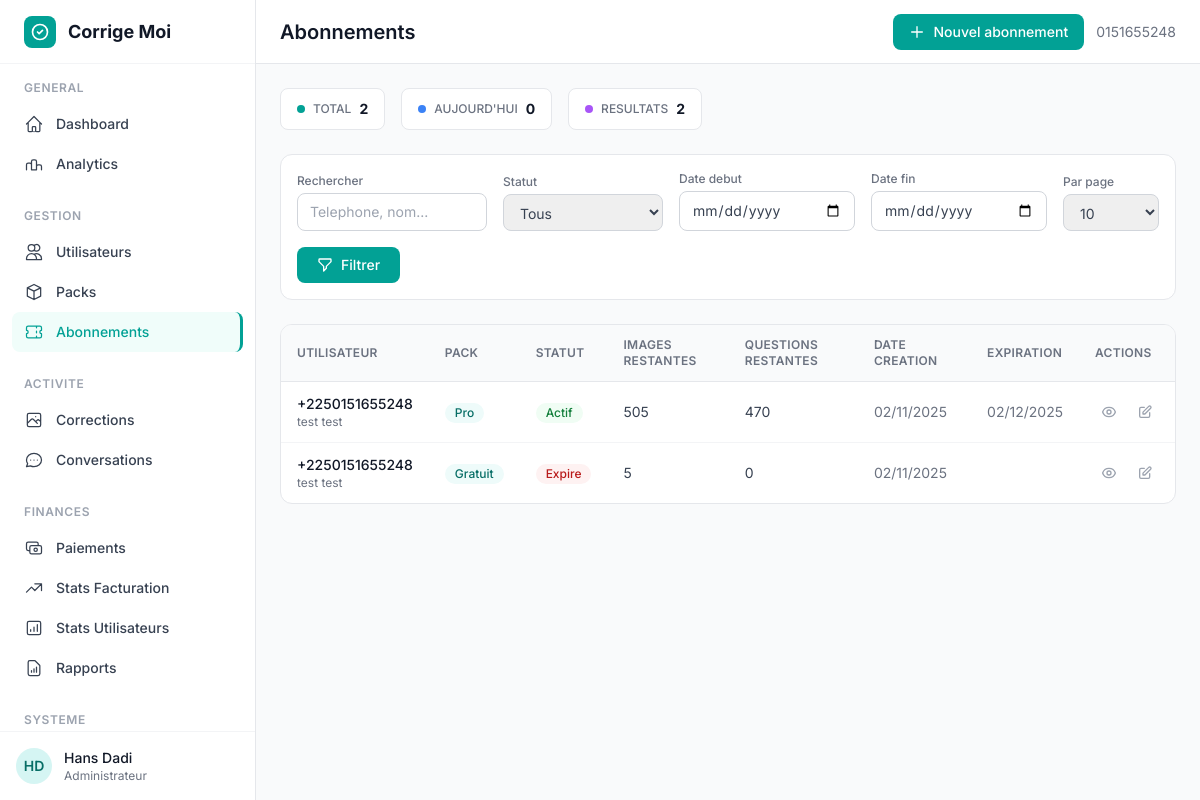
/custom-admin/subscriptions/ (signed in), run on an earlier commit of the app's database.
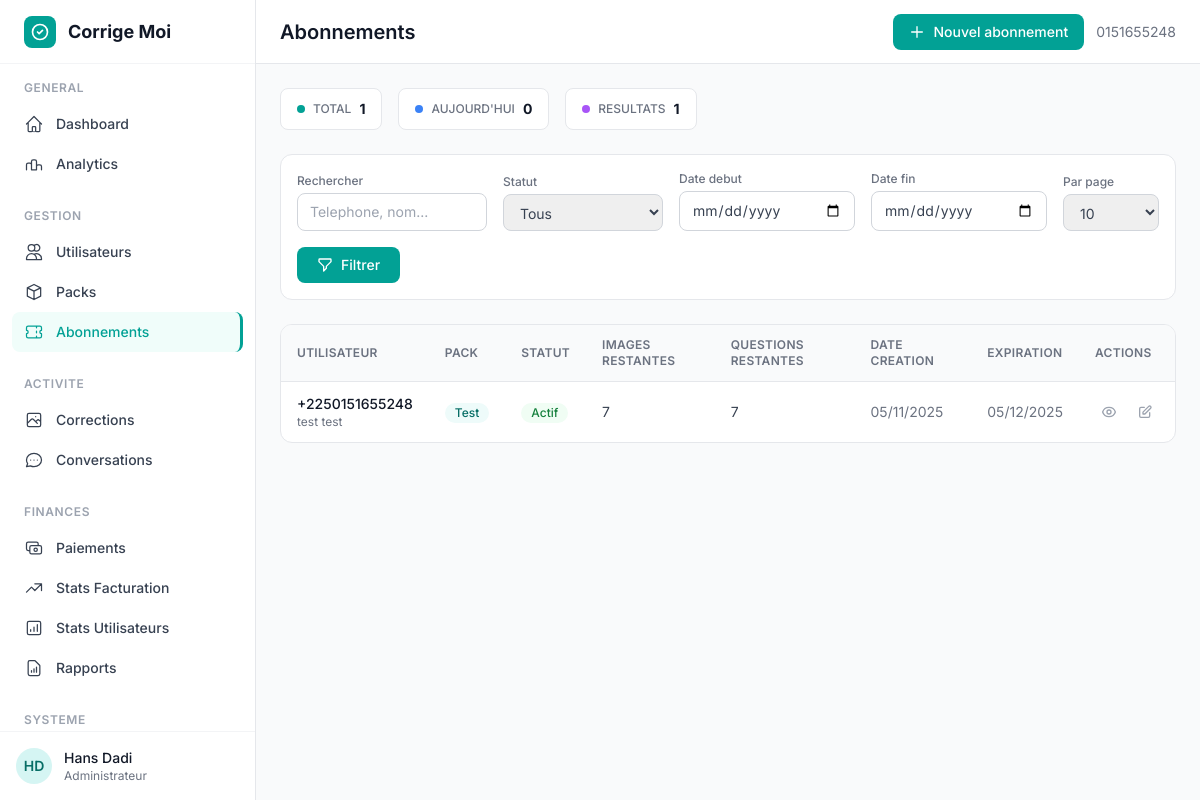
And on a later commit of the database.
### subscriptions/models.py (models this page shows, shortened)
class Subscription(models.Model):
    user = models.ForeignKey(
        User, on_delete=models.CASCADE, related_name="subscriptions"
    )
    pack = models.ForeignKey(Pack, on_delete=models.CASCADE, related_name="subscriptions")
    token = models.UUIDField(default=uuid.uuid4, editable=False, unique=True)
    api_key = models.CharField(max_length=100, unique=True, default=generate_api_key)
    image_corrections_remaining = models.PositiveIntegerField(default=0)
    chat_questions_remaining = models.PositiveIntegerField(default=0)
    is_active = models.BooleanField(default=True)
    created_at = models.DateTimeField(auto_now_add=True)
    expires_at = models.DateTimeField(null=True, blank=True)
    class Meta:
        pass

class Pack(models.Model):
    DURATION_CHOICES = [
        (0, 'Illimité'),
        (30, '30 jours'),
        (90, '90 jours'),
        (365, '1 an'),
    ]
    name = models.CharField(max_length=100, unique=True)
    slug = models.SlugField(max_length=100, blank=True)
    price = models.DecimalField(max_digits=10, decimal_places=2)
    description = models.TextField()
    features = models.JSONField(default=list, blank=True)
    is_best_plan = models.BooleanField(default=False)
    is_active = models.BooleanField(default=True)
    image_corrections_limit = models.PositiveIntegerField(
        default=0,
        help_text="Nombre d'envois d'images autorisés (0 = illimité)"
    )
    chat_questions_limit = models.PositiveIntegerField(
        default=0,
        help_text="Nombre de questions au chatbot autorisées (0 = illimité)"
    )
    duration = models.PositiveIntegerField(
        choices=DURATION_CHOICES,
        default=30,
        help_text="Durée en jours (0 = illimité)"
    )
    created_at = models.DateTimeField(auto_now_add=True)
    updated_at = models.DateTimeField(auto_now=True)
    class Meta:
        verbose_name = "Pack Abonnement"
        verbose_name_plural = "Packs Abonnement"

### authentification/models.py (models this page shows, shortened)
class CustomUser(AbstractBaseUser, PermissionsMixin):
    phone_number = models.CharField(
        max_length=15,
        unique=True,
        error_messages={
            'unique': _("Un utilisateur avec ce numéro de téléphone existe déjà.")
        }
    )
    email = models.EmailField(blank=True, null=True)
    first_name = models.CharField(max_length=50)
    last_name = models.CharField(max_length=50)
    is_active = models.BooleanField(default=True)
    is_staff = models.BooleanField(default=False)
    is_verified = models.BooleanField(default=False)
    country = models.CharField(max_length=100, blank=True, null=True)
    school_level = models.CharField(max_length=100, blank=True, null=True)
    institution = models.CharField(max_length=200, blank=True, null=True)
    age = models.PositiveIntegerField(blank=True, null=True)
    date_joined = models.DateTimeField(default=timezone.now)
    USERNAME_FIELD = 'phone_number'
    REQUIRED_FIELDS = ['first_name', 'last_name']
    objects = CustomUserManager()

### custom_admin/views.py (the view, shortened to what this page needs)
# urls.py: path('subscriptions/', views.admin_subscriptions, name='subscriptions'),
@login_required
def admin_subscriptions(request):
    if not request.user.is_staff:
        return render(request, '403.html', status=403)
    search = request.GET.get('search', '').strip()
    status = request.GET.get('status', 'all')
    start_date = request.GET.get('start_date')
    end_date = request.GET.get('end_date')
    per_page = int(request.GET.get('per_page', 10))
    subs = Subscription.objects.select_related('user', 'pack').order_by('-created_at')
    if status == 'active':
        subs = subs.filter(is_active=True).exclude(expires_at__lt=timezone.now())
    elif status == 'inactive':
        subs = subs.filter(Q(is_active=False) | Q(expires_at__lt=timezone.now()))
    if start_date:
        try:
            start = datetime.strptime(start_date, '%Y-%m-%d')
            subs = subs.filter(created_at__gte=start)
        except:
            pass
    if end_date:
        try:
            end = datetime.strptime(end_date, '%Y-%m-%d')
            subs = subs.filter(created_at__lt=end + timedelta(days=1))
        except:
            pass
    total_subs = Subscription.objects.count()
    today_subs = Subscription.objects.filter(created_at__date=timezone.now().date()).count()
    period_subs = subs.count()
    paginator = Paginator(subs, per_page)
    page_obj = paginator.get_page(request.GET.get('page'))
    context = {
        'page_obj': page_obj,
        'search': search,
        'status': status,
        'start_date': start_date,
        'end_date': end_date,
        'per_page': per_page,
        'total_subs': total_subs,
        'today_subs': today_subs,
        'period_subs': period_subs,
    }
    return render(request, 'custom_admin/admin/subscriptions.html', context)

### custom_admin/templates/custom_admin/admin/subscriptions.html (shortened to what the changed rows need)
{% extends "custom_admin/base_admin.html" %}
{% block page_title %}Abonnements{% endblock %}
{% block content %}
<div class="flex flex-wrap gap-4 mb-6">
    <div class="inline-flex items-center gap-2 bg-white rounded-lg border border-gray-200 px-4 py-2.5">
        <div class="w-2 h-2 rounded-full bg-brand-500"></div>
        <span class="text-xs font-medium text-gray-500 uppercase">Total</span>
        <span class="text-sm font-bold text-gray-900">{{ total_subs }}</span>
    </div>
    <div class="inline-flex items-center gap-2 bg-white rounded-lg border border-gray-200 px-4 py-2.5">
        <div class="w-2 h-2 rounded-full bg-purple-500"></div>
        <span class="text-xs font-medium text-gray-500 uppercase">Resultats</span>
        <span class="text-sm font-bold text-gray-900">{{ period_subs }}</span>
    </div>
</div>
<div class="bg-white rounded-xl border border-gray-200 overflow-hidden">
    <div class="overflow-x-auto">
        <table class="w-full text-sm text-left">
            <thead class="bg-gray-50 border-b border-gray-200">
                <tr>
                    <th class="px-4 py-3 text-xs font-semibold text-gray-500 uppercase tracking-wide">Utilisateur</th>
                    <th class="px-4 py-3 text-xs font-semibold text-gray-500 uppercase tracking-wide">Pack</th>
                    <th class="px-4 py-3 text-xs font-semibold text-gray-500 uppercase tracking-wide">Statut</th>
                    <th class="px-4 py-3 text-xs font-semibold text-gray-500 uppercase tracking-wide">Images restantes</th>
                    <th class="px-4 py-3 text-xs font-semibold text-gray-500 uppercase tracking-wide">Questions restantes</th>
                    <th class="px-4 py-3 text-xs font-semibold text-gray-500 uppercase tracking-wide">Date creation</th>
                    <th class="px-4 py-3 text-xs font-semibold text-gray-500 uppercase tracking-wide">Expiration</th>
                    <th class="px-4 py-3 text-xs font-semibold text-gray-500 uppercase tracking-wide">Actions</th>
                </tr>
            </thead>
            <tbody class="divide-y divide-gray-100">
                {% for sub in page_obj %}
                <tr class="hover:bg-gray-50 transition-colors">
                    <td class="px-4 py-3">
                        <div>
                            <p class="font-medium text-gray-900">{{ sub.user.phone_number }}</p>
                            <p class="text-xs text-gray-500">{{ sub.user.first_name }} {{ sub.user.last_name }}</p>
                        </div>
                    </td>
                    <td class="px-4 py-3">
                        <span class="inline-flex items-center px-2.5 py-0.5 rounded-full text-xs font-medium bg-brand-50 text-brand-700">{{ sub.pack.name }}</span>
                    </td>
                    <td class="px-4 py-3">
                        {% if sub.is_active %}
                        <span class="inline-flex items-center px-2.5 py-0.5 rounded-full text-xs font-medium bg-green-50 text-green-700">Actif</span>
                        {% else %}
                        <span class="inline-flex items-center px-2.5 py-0.5 rounded-full text-xs font-medium bg-red-50 text-red-700">Expire</span>
                        {% endif %}
                    </td>
                    <td class="px-4 py-3 text-gray-700">{{ sub.image_corrections_remaining }}</td>
                    <td class="px-4 py-3 text-gray-700">{{ sub.chat_questions_remaining }}</td>
                    <td class="px-4 py-3 text-gray-500">{{ sub.created_at|date:"d/m/Y" }}</td>
                    <td class="px-4 py-3 text-gray-500">{{ sub.expires_at|date:"d/m/Y" }}</td>
                    <td class="px-4 py-3">
                        <div class="flex items-center gap-2">
                            <a href="{% url 'custom_admin:subscription_detail' subscription_id=sub.id %}"
                               class="p-1.5 rounded-lg text-gray-400 hover:text-brand-500 hover:bg-brand-50 transition-colors" title="Voir">
                            </a>
                            <a href="{% url 'custom_admin:subscription_edit' subscription_id=sub.id %}"
                               class="p-1.5 rounded-lg text-gray-400 hover:text-blue-500 hover:bg-blue-50 transition-colors" title="Modifier">
                                <svg class="w-4 h-4" fill="none" viewBox="0 0 24 24" stroke="currentColor"><path stroke-linecap="round" stroke-linejoin="round" stroke-width="2" d="M11 5H6a2 2 0 00-2 2v11a2 2 0 002 2h11a2 2 0 002-2v-5m-1.414-9.414a2 2 0 112.828 2.828L11.828 15H9v-2.828l8.586-8.586z"/></svg>
                            </a>
                        </div>
                    </td>
                </tr>
                {% endfor %}
            </tbody>
        </table>
    </div>
</div>
{% endblock %}

What changed in the data, as far as the page shows it:
removed Subscription: user.phone_number "+2250151655248", user.first_name "test", user.last_name "test", pack.name "Pro", is_active "Actif", image_corrections_remaining "505", chat_questions_remaining "470", created_at "02/11/2025", expires_at "02/12/2025"
removed Subscription: user.phone_number "+2250151655248", user.first_name "test", user.last_name "test", pack.name "Gratuit", is_active "Expire", image_corrections_remaining "5", chat_questions_remaining "0", created_at "02/11/2025"
added Subscription: user.phone_number "+2250151655248", user.first_name "test", user.last_name "test", pack.name "Test", is_active "Actif", image_corrections_remaining "7", chat_questions_remaining "7", created_at "05/11/2025", expires_at "05/12/2025"
Also different on the page:
{{ total_subs }}: "2" → "1"
{{ period_subs }}: "2" → "1"
